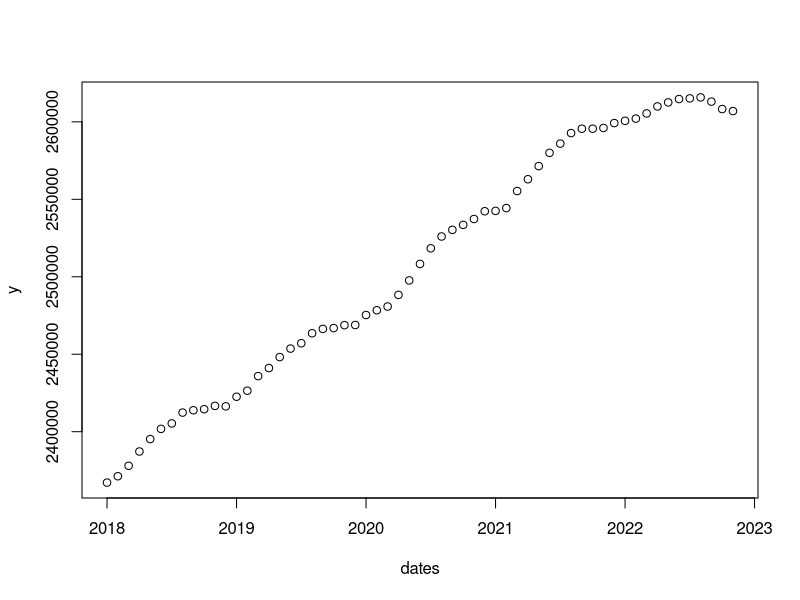
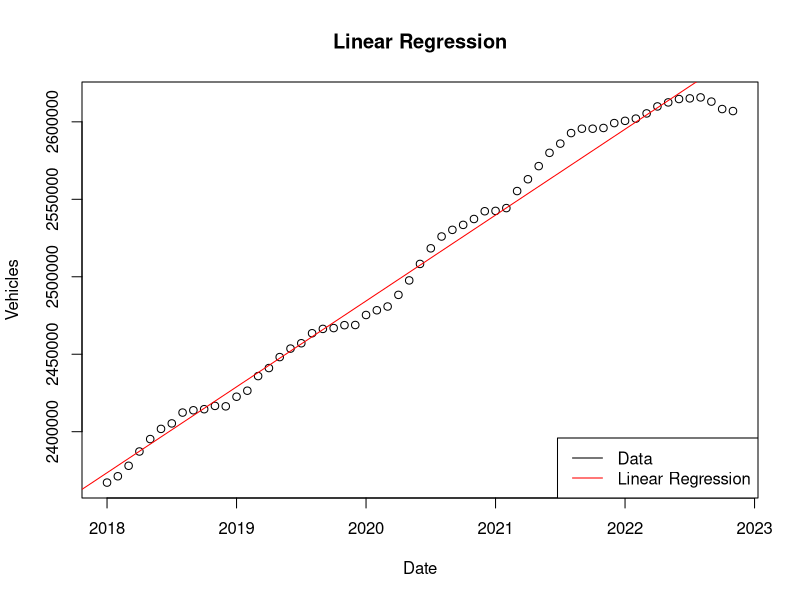
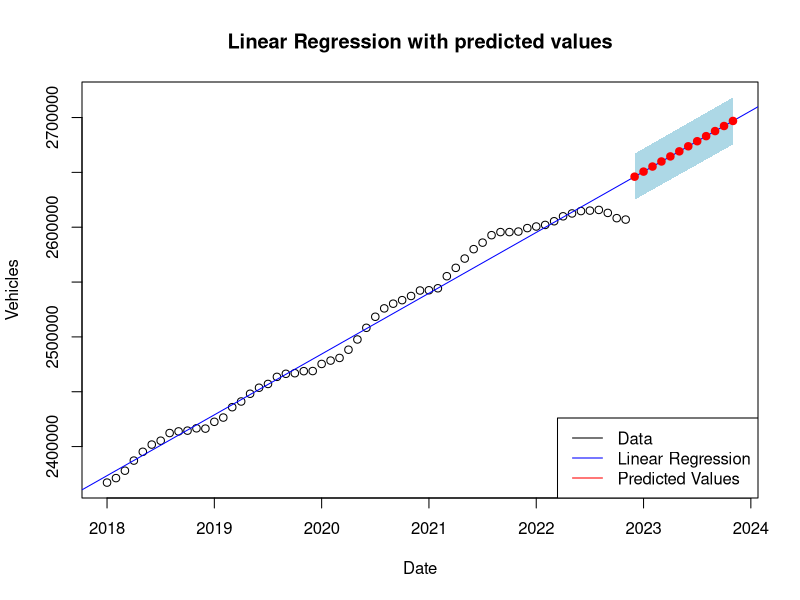
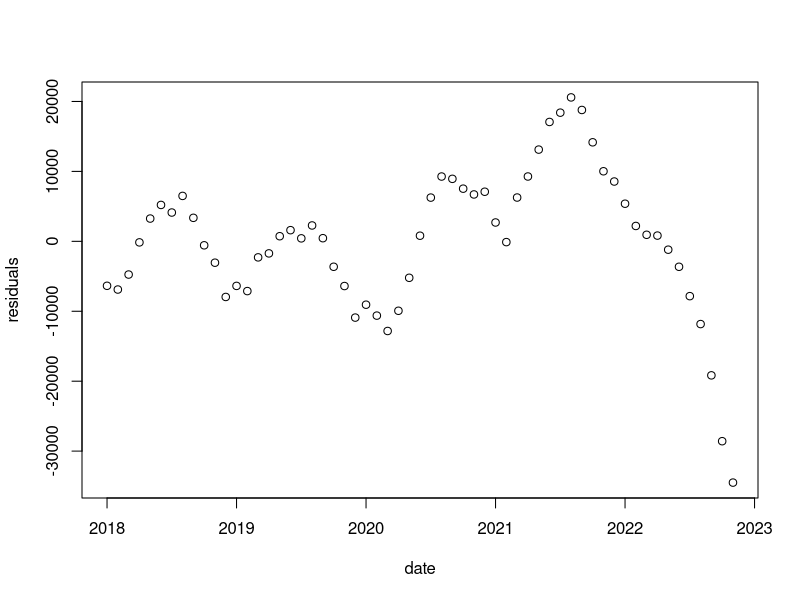
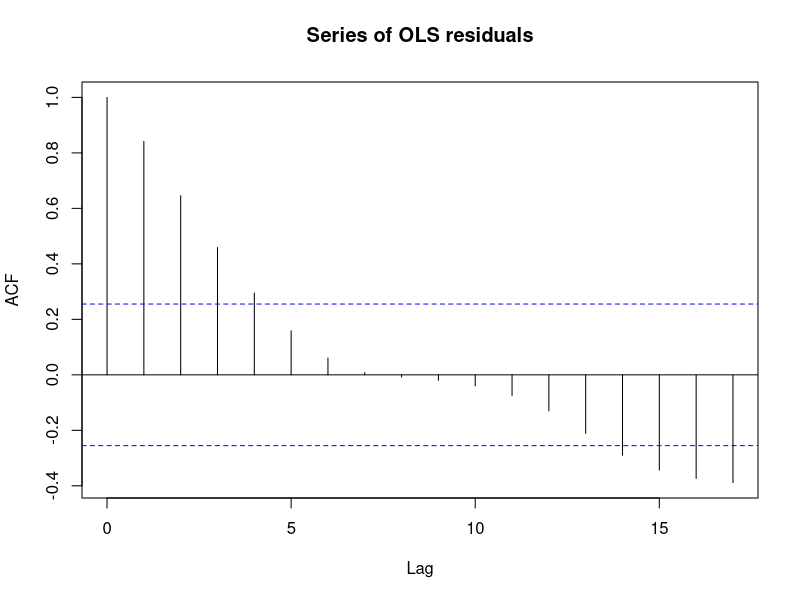

Source code (R) for these figures, in order:
# to ensure this script works, whenever there's a library(someName)
# make sure to run install.packages('someName') in console first
# if warning occurs, install Rtools as described

# Load excel read library
library(readxl)

# Clear variables
rm(list=ls())

# Import Excel file into R
data <- read_excel('DST_BIL54_train.xlsx')
data_test <- read_excel('DST_BIL54_test.xlsx')




# --- Exercise 1.1 ---

# X-axis
# Get time data as single numbers i.e. 2018.0
time_headers <- colnames(data)[-1] # exclude row header
years <- as.integer(substr(time_headers, 1, 4))
months <- as.integer(substr(time_headers, 6, 7))
dates <- years + (months - 1)/12

# Y-axis
# Get number of vehicles per year data excluding row header
y = t(data[1,-1])
y_test = t(data_test[1,-1])

# Plot
plot(dates, y)



# --- Exercise 2.1 ---

# Design matrix x
(x <- cbind(1, dates))

# Estimate of parameters by solving the "normal equations"
OLS <- solve(t(x)%*%x)%*%t(x)%*%y

(theta_0 = OLS[1])
(theta_1 = OLS[2])

# Create a scatter plot of the original data
plot(dates, y, xlab = "Date", ylab = "Vehicles", main = "Linear Regression")

# Add the regression line to the plot
abline(OLS[1], OLS[2], col = "red")

# Add a legend
legend("bottomright", legend = c("Data", "Linear Regression"), col = c("black", "red"), lty = 1)




# --- Exercise 2.2 ---

# Predicted values for all observations
yhat <- x%*%OLS

# Residuals (between observations and predictions)
e_ols <- y - yhat

# Sum of squared residuals
RSS_ols <- t(e_ols)%*%e_ols

# Variance of residuals
n <- length(dates) # number of observations
nparams <- 2 # number of parameters
sigma2_ols <- as.numeric(RSS_ols/(n-nparams))

# Variance-covariance matrix of parameters
v_ols <- sigma2_ols * solve(t(x) %*% x)

# Standard errors of parameters
(se_theta_0 <- (sqrt(diag(v_ols)))[1])
(se_theta_1 <- (sqrt(diag(v_ols)))[2])




# --- Exercise 2.3 ---

# Get time data as single numbers for next 12 months using test data
time_headers_test <- colnames(data_test)[-1] # exclude row header
years_test <- as.integer(substr(time_headers_test, 1, 4))
months_test <- as.integer(substr(time_headers_test, 6, 7))
dates_test <- years_test + (months_test - 1)/12

(x_next12 <- cbind(1, dates_test))

# Predicted values
yhat_pred <- x_next12%*%OLS

# Prediction variance-covariance matrix 
vmatrix_pred <- sigma2_ols*(1+(x_next12%*%solve(t(x)%*%x))%*%t(x_next12))

# Prediction intervals
y_pred_lwr <- yhat_pred - 1.96*sqrt(diag(vmatrix_pred))
y_pred_upr <- yhat_pred + 1.96*sqrt(diag(vmatrix_pred))


# Create a data frame with dates_2023 as the headers and yhat_pred as the values
table_data <- data.frame(Date = time_headers_test, yhat_pred, y_pred_lwr, y_pred_upr)

# Get LaTeX table:
library(xtable)

# Convert data frame to LaTeX table format
(latex_table <- xtable(table_data))



# --- Exercise 2.4 ---

x_min <- min(dates, dates_test)
x_max <- max(dates, dates_test)
y_min <- min(y, yhat_pred)
y_max <- max(y, yhat_pred, y_pred_upr)

# Create a scatter plot of the original data
plot(dates, y, xlab = "Date", ylab = "Vehicles", main = "Linear Regression with predicted values", xlim = c(x_min, x_max), ylim = c(y_min, y_max))

# Add a colored rectangle representing the prediction interval
polygon(c(dates_test, rev(dates_test)), c(y_pred_lwr, rev(y_pred_upr)), col = "lightblue", border = NA)

# Add the regression line to the plot
abline(OLS[1], OLS[2], col = "blue")

# Add the predicted values to the polot
points(dates_test, yhat_pred, col = "red", pch = 19)

# Add a legend
legend("bottomright", legend = c("Data", "Linear Regression", "Predicted Values"), col = c("black", "blue", "red"), lty = 1)




# --- Exercise 2.6 ---

# Plot residuals
plot(dates, e_ols, xlab="date", ylab="residuals")


# Inspect residuals
acf(e_ols, main="Series of OLS residuals")

